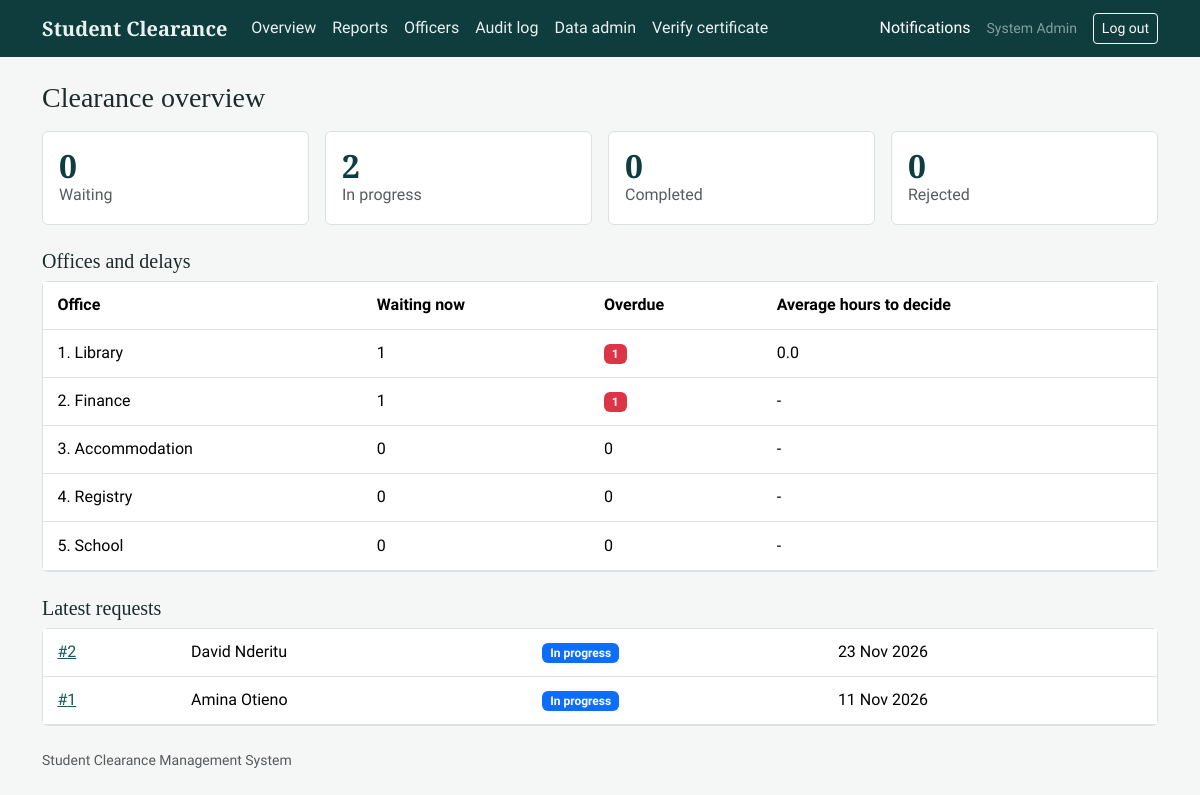
Screenshot of /manage/ (signed in) with the database file from the repository.
### accounts/models.py (models this page shows, shortened)
class User(AbstractUser):
    class Role(models.TextChoices):
        STUDENT = "student", "Student"
        OFFICER = "officer", "Clearance officer"
        ADMIN = "admin", "Administrator"
    role = models.CharField(max_length=10, choices=Role.choices, default=Role.STUDENT)
    school = models.ForeignKey(School, null=True, blank=True, on_delete=models.SET_NULL, related_name="users")
    department = models.ForeignKey(
        Department, null=True, blank=True, on_delete=models.SET_NULL, related_name="officers"
    )
    @property
    def display_name(self):
        return self.get_full_name() or self.username

class Department(models.Model):
    name = models.CharField(max_length=120, unique=True)
    order = models.PositiveSmallIntegerField(unique=True, help_text="Position in the clearance sequence (1 = first).")
    is_school_office = models.BooleanField(
        default=False,
        help_text="If ticked, only an officer from the student's own school can act on this step.",
    )
    class Meta:
        ordering = ["order"]

### clearance/models.py (models this page shows, shortened)
class ClearanceRequest(models.Model):
    class Status(models.TextChoices):
        SUBMITTED = "submitted", "Submitted"
        IN_PROGRESS = "in_progress", "In progress"
        APPROVED = "approved", "Approved"
        REJECTED = "rejected", "Rejected"
    class Reason(models.TextChoices):
        GRADUATION = "graduation", "Graduation"
        END_OF_YEAR = "end_of_year", "End of academic year"
        WITHDRAWAL = "withdrawal", "Withdrawal / discontinuation"
        TRANSFER = "transfer", "Transfer"
    student = models.ForeignKey(settings.AUTH_USER_MODEL, on_delete=models.CASCADE, related_name="requests")
    reason = models.CharField(max_length=20, choices=Reason.choices, default=Reason.GRADUATION)
    academic_year = models.CharField(max_length=9, help_text="e.g. 2025/2026")
    document = models.FileField(upload_to="clearance_docs/%Y/", blank=True)
    status = models.CharField(max_length=12, choices=Status.choices, default=Status.SUBMITTED)
    created_at = models.DateTimeField(auto_now_add=True)
    updated_at = models.DateTimeField(auto_now=True)
    completed_at = models.DateTimeField(null=True, blank=True)
    class Meta:
        ordering = ["-created_at"]
    @property
    def current_step(self):
        for step in self.steps.all():
            if step.status != ApprovalStep.Status.APPROVED:
                return step
        return None
    @property
    def badge(self):
        return {"submitted": "secondary", "in_progress": "primary", "approved": "success", "rejected": "danger"}[self.status]

### clearance/views.py (the view)
# urls.py: path("manage/", views.manage_dashboard, name="manage_dashboard"),
@role_required(ADMIN)
def manage_dashboard(request):
    report = services.build_report()
    recent = ClearanceRequest.objects.select_related("student")[:8]
    return render(request, "manage/dashboard.html", {"report": report, "recent": recent})

### clearance/context_processors.py (called while the page is built)
def notifications(request):
    if request.user.is_authenticated:
        return {"unread_count": request.user.notifications.filter(is_read=False).count()}
    return {"unread_count": 0}

### templates/manage/dashboard.html (shortened to what this page needs)
{% extends "base.html" %}
{% block content %}
<h1 class="h3 mb-3">Clearance overview</h1>
<div class="row g-3 mb-4">
  <div class="col-6 col-md-3"><div class="card card-body stat"><div class="stat-num">{{ report.counts.waiting }}</div><div class="text-muted">Waiting</div></div></div>
  <div class="col-6 col-md-3"><div class="card card-body stat"><div class="stat-num">{{ report.counts.in_progress }}</div><div class="text-muted">In progress</div></div></div>
  <div class="col-6 col-md-3"><div class="card card-body stat"><div class="stat-num">{{ report.counts.approved }}</div><div class="text-muted">Completed</div></div></div>
  <div class="col-6 col-md-3"><div class="card card-body stat"><div class="stat-num">{{ report.counts.rejected }}</div><div class="text-muted">Rejected</div></div></div>
</div>
<h2 class="h5">Offices and delays</h2>
<div class="card mb-4"><div class="table-responsive"><table class="table mb-0">
  <thead><tr><th>Office</th><th>Waiting now</th><th>Overdue</th><th>Average hours to decide</th></tr></thead>
  <tbody>{% for d in report.dept_stats %}
    <tr><td>{{ d.department.order }}. {{ d.department.name }}</td><td>{{ d.pending }}</td>
      <td>{% if d.overdue %}<span class="badge bg-danger">{{ d.overdue }}</span>{% else %}0{% endif %}</td>
      <td>{{ d.avg_hours|default_if_none:"-" }}</td></tr>
  {% endfor %}</tbody></table></div></div>
<h2 class="h5">Latest requests</h2>
<div class="card"><table class="table mb-0"><tbody>
  {% for r in recent %}<tr><td><a href="{% url 'request_detail' r.pk %}">#{{ r.pk }}</a></td><td>{{ r.student.display_name }}</td>
    <td><span class="badge bg-{{ r.badge }}">{{ r.get_status_display }}</span></td><td>{{ r.created_at|date:"j M Y" }}</td></tr>
  {% empty %}<tr><td class="text-center text-muted py-4">No requests yet.</td></tr>{% endfor %}
</tbody></table></div>
{% endblock %}

### templates/base.html (shortened to what this page needs)
{% load static %}<!doctype html>
<html lang="en">
<head>
  <link href="https://cdn.jsdelivr.net/npm/bootstrap@5.3.3/dist/css/bootstrap.min.css" rel="stylesheet">
  <link rel="stylesheet" href="{% static 'css/style.css' %}">
</head>
<body>
<nav class="navbar navbar-expand-lg scms-nav">
  <div class="container">
    <a class="navbar-brand" href="{% url 'home' %}">Student Clearance</a>
    <div class="collapse navbar-collapse" id="nav">
      <ul class="navbar-nav me-auto">
        {% if user.is_authenticated %}
          {% if user.role == 'student' %}
            <li class="nav-item"><a class="nav-link" href="{% url 'student_dashboard' %}">My clearance</a></li>
            <li class="nav-item"><a class="nav-link" href="{% url 'apply' %}">Apply</a></li>
          {% elif user.role == 'officer' %}
            <li class="nav-item"><a class="nav-link" href="{% url 'officer_dashboard' %}">Awaiting decision</a></li>
            <li class="nav-item"><a class="nav-link" href="{% url 'officer_history' %}">Past decisions</a></li>
          {% else %}
            <li class="nav-item"><a class="nav-link" href="{% url 'manage_dashboard' %}">Overview</a></li>
            <li class="nav-item"><a class="nav-link" href="{% url 'manage_reports' %}">Reports</a></li>
            <li class="nav-item"><a class="nav-link" href="{% url 'manage_officers' %}">Officers</a></li>
            <li class="nav-item"><a class="nav-link" href="{% url 'manage_audit' %}">Audit log</a></li>
            <li class="nav-item"><a class="nav-link" href="{% url 'admin:index' %}">Data admin</a></li>
          {% endif %}
        {% endif %}
        <li class="nav-item"><a class="nav-link" href="{% url 'verify_form' %}">Verify certificate</a></li>
      </ul>
      {% if user.is_authenticated %}
        <a class="nav-link text-white me-3" href="{% url 'notifications' %}">Notifications
          {% if unread_count %}<span class="badge bg-warning text-dark">{{ unread_count }}</span>{% endif %}</a>
        <span class="text-white-50 me-3 small">{{ user.display_name }}</span>
        <form method="post" action="{% url 'logout' %}" class="d-inline">{% csrf_token %}
          <button class="btn btn-sm btn-outline-light">Log out</button></form>
      {% else %}
        <a class="btn btn-sm btn-outline-light" href="{% url 'login' %}">Log in</a>
      {% endif %}
    </div>
  </div>
</nav>
<main class="container py-4">
  {% block content %}{% endblock %}
</main>
<footer class="container pb-4 small text-muted">Student Clearance Management System</footer>
</body>
</html>

### static/css/style.css (style rules this page uses)
:root { --ink: #1c2b2a; --teal: #0f3d3e; --teal-2: #17595a; --paper: #f5f7f6; --line: #d9e2e0; --cleared: #1e7a4c; --stop: #b3382c; }
body { background: var(--paper); color: var(--ink); font-family: "Source Sans 3", system-ui, sans-serif; line-height: 1.55; }
h1, h2, h3, .navbar-brand { font-family: "Source Serif 4", Georgia, serif; font-weight: 700; }
.scms-nav { background: var(--teal); }
.scms-nav .nav-link, .scms-nav .navbar-brand { color: #e8f1f0; }
a { color: var(--teal-2); }
.card { border-color: var(--line); border-radius: 6px; }
.table > :not(caption) > * > * { padding: .7rem .9rem; }
.stat-num { font-family: "Source Serif 4", Georgia, serif; font-size: 2rem; font-weight: 700; color: var(--teal); line-height: 1.1; }

### rows the page displays
User: display_name "System Admin"
Department: department.order "1", department.name "Library", pending "1", overdue "1", avg_hours "0.0"
Department: department.order "2", department.name "Finance", pending "1", overdue "1", avg_hours "-"
Department: department.order "3", department.name "Accommodation", pending "0", avg_hours "-"
Department: department.order "4", department.name "Registry", pending "0", avg_hours "-"
Department: department.order "5", department.name "School", pending "0", avg_hours "-"
ClearanceRequest: pk "2", student.display_name "David Nderitu", status "In progress", created_at "23 Nov 2026"
ClearanceRequest: pk "1", student.display_name "Amina Otieno", status "In progress", created_at "11 Nov 2026"

### other values shown
{{ report.counts.waiting }} "0"
{{ report.counts.in_progress }} "2"
{{ report.counts.approved }} "0"
{{ report.counts.rejected }} "0"
